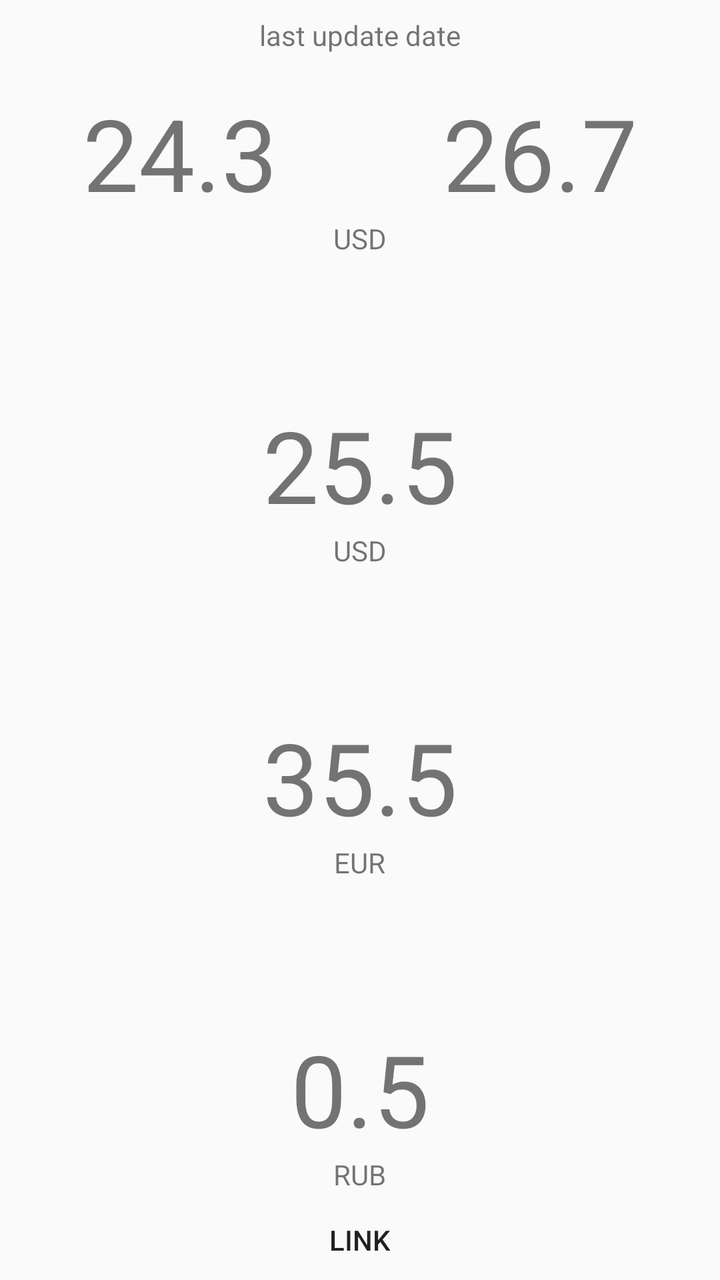
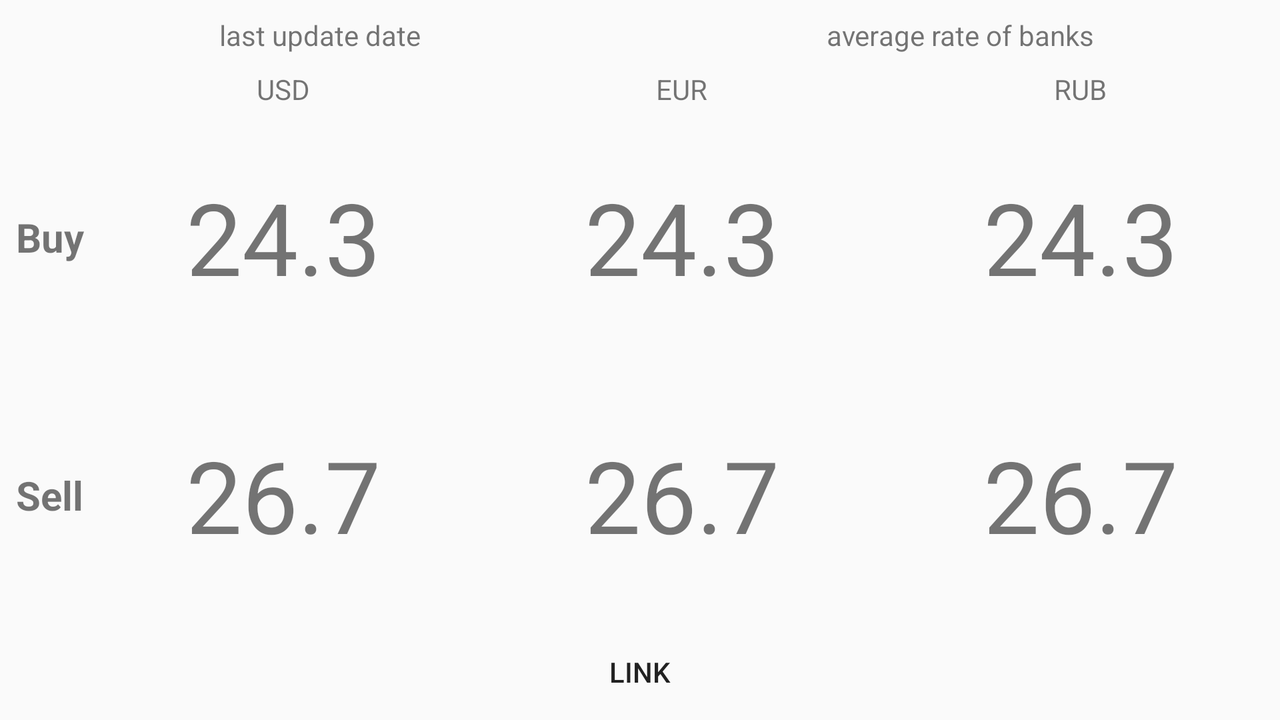

One screen, two layout resources from the same app: the default and the repository's alternative for another configuration. Each is rendered where Android would select it; the XML of both is given below.
<!-- AndroidManifest.xml: application theme AppTheme -->
<!-- res/layout/exchange_rate_fragment.xml -->
<?xml version="1.0" encoding="utf-8"?>
<FrameLayout xmlns:android="http://schemas.android.com/apk/res/android"
    xmlns:tools="http://schemas.android.com/tools"
    android:layout_width="match_parent"
    android:layout_height="match_parent">

    <TextView
        android:id="@+id/updated"
        android:layout_width="wrap_content"
        android:layout_height="wrap_content"
        android:paddingTop="8dp"
        android:layout_gravity="top|center_horizontal"
        tools:text="last update date" />

    <LinearLayout
        android:layout_width="match_parent"
        android:layout_height="match_parent"
        android:layout_marginBottom="8dp"
        android:layout_marginTop="8dp"
        android:orientation="vertical">

        <LinearLayout
            android:layout_width="match_parent"
            android:layout_height="0dp"
            android:layout_weight="1"
            android:gravity="center"
            android:orientation="vertical">

            <LinearLayout
                android:layout_width="match_parent"
                android:layout_height="wrap_content"
                android:orientation="horizontal">

                <TextView
                    android:id="@+id/usd_rate_buy"
                    android:layout_width="0dp"
                    android:layout_weight="1"
                    android:gravity="center_horizontal"
                    android:layout_height="wrap_content"
                    android:textSize="50sp"
                    tools:text="24.3" />

                <TextView
                    android:id="@+id/usd_rate_sell"
                    android:layout_width="0dp"
                    android:layout_weight="1"
                    android:layout_height="wrap_content"
                    android:gravity="center_horizontal"
                    android:textSize="50sp"
                    tools:text="26.7" />

                </LinearLayout>



            <TextView
                android:layout_width="wrap_content"
                android:layout_height="wrap_content"
                android:text="@string/usd" />

        </LinearLayout>

        <LinearLayout
            android:layout_width="match_parent"
            android:layout_height="0dp"
            android:layout_weight="1"
            android:gravity="center"
            android:orientation="vertical">

            <TextView
                android:id="@+id/usd_rate"
                android:layout_width="wrap_content"
                android:layout_height="wrap_content"
                android:textSize="50sp"
                tools:text="25.5" />

            <TextView
                android:layout_width="wrap_content"
                android:layout_height="wrap_content"
                android:text="@string/usd" />

        </LinearLayout>

        <LinearLayout
            android:layout_width="match_parent"
            android:layout_height="0dp"
            android:layout_weight="1"
            android:gravity="center"
            android:orientation="vertical">

            <TextView
                android:id="@+id/eur_rate"
                android:layout_width="wrap_content"
                android:layout_height="wrap_content"
                android:textSize="50sp"
                tools:text="35.5" />

            <TextView
                android:layout_width="wrap_content"
                android:layout_height="wrap_content"
                android:text="@string/eur" />

        </LinearLayout>

        <LinearLayout
            android:layout_width="match_parent"
            android:layout_height="0dp"
            android:layout_weight="1"
            android:gravity="center"
            android:orientation="vertical">

            <TextView
                android:id="@+id/rub_rate"
                android:layout_width="wrap_content"
                android:layout_height="wrap_content"
                android:textSize="50sp"
                tools:text="0.5" />

            <TextView
                android:layout_width="wrap_content"
                android:layout_height="wrap_content"
                android:text="@string/rub" />

        </LinearLayout>

    </LinearLayout>

    <Button
        android:id="@+id/link_for_resource"
        android:layout_width="wrap_content"
        android:layout_height="wrap_content"
        android:paddingTop="8dp"
        android:background="@android:color/transparent"
        android:layout_gravity="bottom|center_horizontal"
        tools:text="LINK" />

</FrameLayout>
<!-- resources referenced by this layout -->
<resources>
  <string name="eur" translatable="false">EUR</string>
  <string name="rub" translatable="false">RUB</string>
  <string name="usd" translatable="false">USD</string>
  <style name="AppTheme" parent="Theme.AppCompat.Light.DarkActionBar">
          <item name="android:windowActionBarOverlay">true</item>
          
          <item name="windowActionBarOverlay">true</item>
  
          <item name="android:actionBarStyle" tools:ignore="NewApi">@style/MyActionBar</item>
          <item name="actionBarStyle">@style/MyActionBar</item>
      </style>
  <style name="MyActionBar" parent="@style/Widget.AppCompat.Light.ActionBar.Solid.Inverse">
          <item name="android:background" tools:ignore="NewApi">@color/black_transparent</item>
          <item name="background">@color/black_transparent</item>
          <item name="colorPrimary">@color/black_transparent</item>
          <item name="colorPrimaryDark">@color/darker_black_transparent</item>
      </style>
  <color name="black_transparent">#78000000</color>
  <color name="darker_black_transparent">#a3000000</color>
</resources>
<!-- res/layout-land/exchange_rate_fragment.xml (the repository's variant of the layout above) -->
<!-- drawn on the phone turned sideways -->
<?xml version="1.0" encoding="utf-8"?>
<RelativeLayout xmlns:android="http://schemas.android.com/apk/res/android"
    xmlns:tools="http://schemas.android.com/tools"
    android:layout_width="match_parent"
    android:layout_height="match_parent">

    <LinearLayout
        android:id="@+id/updated_description"
        android:layout_width="match_parent"
        android:layout_height="wrap_content"
        android:layout_alignParentTop="true"
        android:orientation="horizontal"
        android:paddingTop="8dp">

        <TextView
            android:id="@+id/updated"
            android:layout_width="0dp"
            android:layout_height="wrap_content"
            android:layout_weight="1"
            android:gravity="center_horizontal"
            tools:text="last update date" />

        <TextView
            android:id="@+id/description"
            android:layout_width="0dp"
            android:layout_height="wrap_content"
            android:layout_weight="1"
            android:gravity="center_horizontal"
            tools:text="average rate of banks" />

    </LinearLayout>

    <LinearLayout
        android:layout_width="match_parent"
        android:layout_height="match_parent"
        android:layout_below="@+id/updated_description"
        android:layout_above="@+id/link_for_resource"
        android:orientation="horizontal"
        android:baselineAligned="false">

        <LinearLayout
            android:id="@+id/buy_sell_titles"
            android:layout_width="wrap_content"
            android:layout_height="match_parent"
            android:paddingLeft="8dp"
            android:visibility="gone"
            android:orientation="vertical"
            tools:visibility="visible">

            <TextView
                android:layout_width="wrap_content"
                android:layout_height="wrap_content"
                android:textSize="20sp"
                android:text="@string/buy"
                android:textStyle="bold"
                android:visibility="invisible"/>

            <TextView
                android:layout_width="wrap_content"
                android:layout_height="0dp"
                android:layout_weight="1"
                android:gravity="center_vertical"
                android:textSize="20sp"
                android:text="@string/buy"
                android:textStyle="bold"/>

            <TextView
                android:layout_width="wrap_content"
                android:layout_height="0dp"
                android:layout_weight="1"
                android:gravity="center_vertical"
                android:textSize="20sp"
                android:text="@string/sell"
                android:textStyle="bold"/>

        </LinearLayout>


        <LinearLayout
            android:layout_width="0dp"
            android:layout_height="match_parent"
            android:layout_weight="1"
            android:gravity="center"
            android:orientation="vertical">

            <TextView
                android:id="@+id/usd_rate"
                android:layout_width="wrap_content"
                android:layout_height="wrap_content"
                android:textSize="50sp"
                tools:visibility="gone"
                tools:text="25.5" />

            <TextView
                android:layout_width="wrap_content"
                android:layout_height="wrap_content"
                android:paddingTop="8dp"
                android:text="@string/usd" />

            <LinearLayout
                android:layout_width="wrap_content"
                android:layout_height="match_parent"
                android:id="@+id/buy_sell_usd"
                android:visibility="gone"
                android:orientation="vertical"
                tools:visibility="visible">

                <TextView
                    android:id="@+id/usd_rate_buy"
                    android:layout_width="wrap_content"
                    android:layout_weight="1"
                    android:gravity="center_vertical"
                    android:layout_height="0dp"
                    android:textSize="50sp"
                    tools:text="24.3" />

                <TextView
                    android:id="@+id/usd_rate_sell"
                    android:layout_width="wrap_content"
                    android:layout_weight="1"
                    android:layout_height="0dp"
                    android:gravity="center_vertical"
                    android:textSize="50sp"
                    tools:text="26.7" />

            </LinearLayout>

        </LinearLayout>

        <LinearLayout
            android:layout_width="0dp"
            android:layout_height="match_parent"
            android:layout_weight="1"
            android:gravity="center"
            android:orientation="vertical">

            <TextView
                android:id="@+id/eur_rate"
                android:layout_width="wrap_content"
                android:layout_height="wrap_content"
                android:textSize="50sp"
                tools:visibility="gone"
                tools:text="35.5" />

            <TextView
                android:layout_width="wrap_content"
                android:layout_height="wrap_content"
                android:paddingTop="8dp"
                android:text="@string/eur" />

            <LinearLayout
                android:layout_width="wrap_content"
                android:layout_height="match_parent"
                android:id="@+id/buy_sell_eur"
                android:visibility="gone"
                android:orientation="vertical"
                tools:visibility="visible">

                <TextView
                    android:id="@+id/eur_rate_buy"
                    android:layout_width="wrap_content"
                    android:layout_weight="1"
                    android:gravity="center_vertical"
                    android:layout_height="0dp"
                    android:textSize="50sp"
                    tools:text="24.3" />

                <TextView
                    android:id="@+id/eur_rate_sell"
                    android:layout_width="wrap_content"
                    android:layout_weight="1"
                    android:layout_height="0dp"
                    android:gravity="center_vertical"
                    android:textSize="50sp"
                    tools:text="26.7" />

            </LinearLayout>

        </LinearLayout>

        <LinearLayout
            android:layout_width="0dp"
            android:layout_height="match_parent"
            android:layout_weight="1"
            android:gravity="center"
            android:orientation="vertical">

            <TextView
                android:id="@+id/rub_rate"
                android:layout_width="wrap_content"
                android:layout_height="wrap_content"
                android:textSize="50sp"
                tools:visibility="gone"
                tools:text="0.5" />

            <TextView
                android:layout_width="wrap_content"
                android:layout_height="wrap_content"
                android:paddingTop="8dp"
                android:text="@string/rub" />

            <LinearLayout
                android:layout_width="wrap_content"
                android:layout_height="match_parent"
                android:id="@+id/buy_sell_rub"
                android:visibility="gone"
                android:orientation="vertical"
                tools:visibility="visible">

                <TextView
                    android:id="@+id/rub_rate_buy"
                    android:layout_width="wrap_content"
                    android:layout_weight="1"
                    android:gravity="center_vertical"
                    android:layout_height="0dp"
                    android:textSize="50sp"
                    tools:text="24.3" />

                <TextView
                    android:id="@+id/rub_rate_sell"
                    android:layout_width="wrap_content"
                    android:layout_weight="1"
                    android:layout_height="0dp"
                    android:gravity="center_vertical"
                    android:textSize="50sp"
                    tools:text="26.7" />

            </LinearLayout>

        </LinearLayout>

    </LinearLayout>

    <Button
        android:layout_width="wrap_content"
        android:layout_height="wrap_content"
        android:id="@+id/link_for_resource"
        android:background="@android:color/transparent"
        android:layout_alignParentBottom="true"
        android:layout_centerHorizontal="true"
        tools:text="LINK"/>

</RelativeLayout>
<!-- resources referenced by the variant -->
<!-- as the phone turned sideways resolves them -->
<resources>
  <string name="buy">Buy</string>
  <string name="eur" translatable="false">EUR</string>
  <string name="rub" translatable="false">RUB</string>
  <string name="sell">Sell</string>
  <string name="usd" translatable="false">USD</string>
  <style name="AppTheme" parent="Theme.AppCompat.Light.DarkActionBar">
          <item name="android:windowActionBarOverlay">true</item>
          
          <item name="windowActionBarOverlay">true</item>
  
          <item name="android:actionBarStyle" tools:ignore="NewApi">@style/MyActionBar</item>
          <item name="actionBarStyle">@style/MyActionBar</item>
      </style>
  <style name="MyActionBar" parent="@style/Widget.AppCompat.Light.ActionBar.Solid.Inverse">
          <item name="android:background" tools:ignore="NewApi">@color/black_transparent</item>
          <item name="background">@color/black_transparent</item>
          <item name="colorPrimary">@color/black_transparent</item>
          <item name="colorPrimaryDark">@color/darker_black_transparent</item>
      </style>
  <color name="black_transparent">#78000000</color>
  <color name="darker_black_transparent">#a3000000</color>
</resources>
